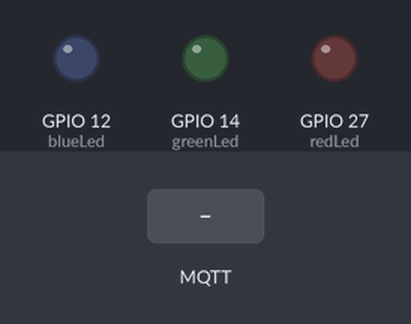
This sketch was run on a simulated ESP32. Parts: output pins drawn as LEDs (lit = HIGH). Dashed ring = blinking. The inputs (shaded band) are chosen by the test bench. WiFi joins after 1.5 s; servers stay silent unless stated; no MQTT or app messages arrive unless stated; what the sketch prints to the serial monitor is not drawn.

Above: at 2.7 s.
2.8 s: MQTT message "Piscar" arrives on the first subscribed topic
At 4.4 s:
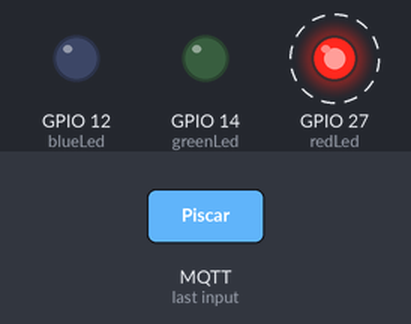
5.8 s: MQTT message "Apagar" arrives on the second subscribed topic
At 7.4 s:
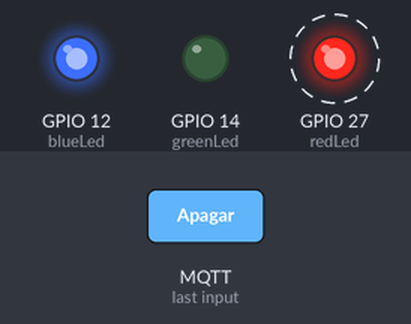
8.8 s: MQTT message "Apagar" arrives on the third subscribed topic
At 10.4 s:
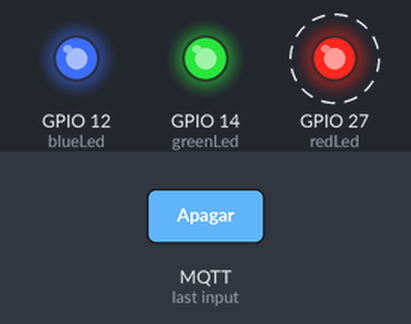
11.8 s: MQTT message "Acender" arrives on the second subscribed topic
At 13.4 s:
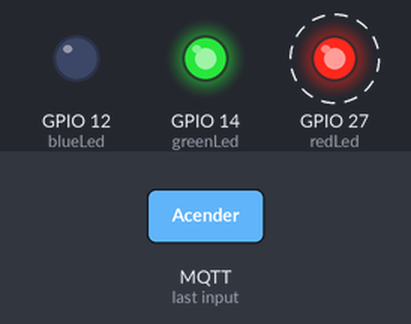
Timing chart, 0 to 15.8 s (numbered marks = the images above; inputs shaded):
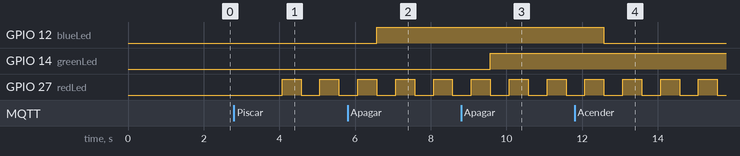

The sketch:

Atividade_8.6.ino
```cpp
#include <WiFi.h>
#include <PubSubClient.h>

#define TOPICO_RED_LED "RedLed"
#define TOPICO_GREEN_LED "GreenLed"
#define TOPICO_BLUE_LED "BlueLed"
#define TOPICO_LEDS "Leds"
#define ID_MQTT  "Cliente_MQTT"

const int redLed = 27;
const int greenLed = 14;
const int blueLed = 12;

bool redStatus = 0;
bool greenStatus = 0;
bool blueStatus = 0;

const char* SSID = "Villamarin";
const char* PASSWORD = "villamarin2709";

const char* BROKER_MQTT = "192.168.0.50";
int BROKER_PORT = 1883;

WiFiClient espClient;
PubSubClient MQTT(espClient);

void init_serial(void);
void init_wifi(void);
void init_mqtt(void);
void reconnect_wifi(void);
void mqtt_callback(char* topic, byte* payload, unsigned int length);
void verifica_conexoes_wifi_mqtt(void);

void setup() {
    init_serial();
    init_wifi();
    init_mqtt();
    pinMode(redLed, OUTPUT);
    pinMode(greenLed, OUTPUT);
    pinMode(blueLed, OUTPUT);
}

void init_serial() {
    Serial.begin(115200);
}

void init_wifi(void) {
    delay(10);
    Serial.println("------Conexao WI-FI------");
    Serial.print("Conectando-se na rede: ");
    Serial.println(SSID);
    Serial.println("Aguarde");
    reconnect_wifi();
}

void init_mqtt(void) {
    MQTT.setServer(BROKER_MQTT, BROKER_PORT);
    MQTT.setCallback(mqtt_callback);
}

void mqtt_callback(char* topic, byte* payload, unsigned int length) {
    String msg;
    String topico = topic;
    for(int i = 0; i < length; i++)
    {
       char c = (char)payload[i];
       msg += c;
    }
    Serial.print("[MQTT] Mensagem recebida: ");

    if(topico.equals(TOPICO_LEDS)){
      if(msg.equals("Acender")){
        digitalWrite(redLed, LOW);
        digitalWrite(greenLed, LOW);
        digitalWrite(blueLed, LOW);
        Serial.println(msg + " todos os leds.");
      }
      else if(msg.equals("Apagar")){
        digitalWrite(redLed, HIGH);
        digitalWrite(greenLed, HIGH);
        digitalWrite(blueLed, HIGH);
        Serial.println(msg + " todos os leds.");
      }
      else if(msg.equals("Piscar")){
          redStatus = true;
          greenStatus = true;
          blueStatus = true;
          xTaskCreate(RedLed, "RedLed", 10000, NULL, 1, NULL);
          xTaskCreate(GreenLed, "GreenLed", 10000, NULL, 1, NULL);
          xTaskCreate(BlueLed, "BlueLed", 10000, NULL, 1, NULL);
          Serial.println(msg + " todos os leds.");
      }
      else if(msg.equals("Parar de piscar")){
          redStatus = false;
          greenStatus = false;
          blueStatus = false;
          Serial.println(msg + " todos os leds.");
      }
    }
    else if(topico.equals(TOPICO_RED_LED)){
        Serial.println(msg + " o led vermelho.");
        if(msg.equals("Acender")){
            digitalWrite(redLed, LOW);
        }
        else if(msg.equals("Apagar")){
            digitalWrite(redLed, HIGH);
            Serial.println(msg + " o led vermelho.");
        }
        else if(msg.equals("Piscar")){
            redStatus = true;
            xTaskCreate(RedLed, "RedLed", 10000, NULL, 1, NULL);
        }
        else if(msg.equals("Parar de Piscar")){
            redStatus = false;
        }
    }
    else if(topico.equals(TOPICO_GREEN_LED)){
        Serial.println(msg + " o led verde.");
        if(msg.equals("Acender")){
            digitalWrite(greenLed, LOW);
        }
        else if(msg.equals("Apagar")){
            digitalWrite(greenLed, HIGH);
        }
        else if(msg.equals("Piscar")){
            greenStatus = true;
            xTaskCreate(GreenLed, "GreenLed", 10000, NULL, 1, NULL);
        }
        else if(msg.equals("Parar de piscar")){
            greenStatus = false;
        }

    }
    else if(topico.equals(TOPICO_BLUE_LED)){
        Serial.println(msg + " o led azul.");
        if(msg.equals("Acender")){
            digitalWrite(blueLed, LOW);
        }
        else if(msg.equals("Apagar")){
            digitalWrite(blueLed, HIGH);
        }
        else if(msg.equals("Piscar")){
            blueStatus = true;
            xTaskCreate(BlueLed, "BlueLed", 10000, NULL, 1, NULL);
        }
        else if(msg.equals("Parar de piscar")){
            blueStatus = false;
            xTaskCreate(BlueLed, "BlueLed", 10000, NULL, 1, NULL);
        }
    }
}

void reconnect_mqtt(void) {
    while (!MQTT.connected()) {
        Serial.print("* Tentando se conectar ao Broker MQTT: ");
        Serial.println(BROKER_MQTT);
        if (MQTT.connect(ID_MQTT))
        {
            Serial.println("Conectado com sucesso ao broker MQTT!");
            MQTT.subscribe(TOPICO_RED_LED);
            MQTT.subscribe(TOPICO_BLUE_LED);
            MQTT.subscribe(TOPICO_GREEN_LED);
            MQTT.subscribe(TOPICO_LEDS);
        }
        else
        {
            Serial.println("Falha ao reconectar no broker.");
            Serial.println("Havera nova tentatica de conexao em 2s");
            delay(2000);
        }
    }
}

void reconnect_wifi() {
    if (WiFi.status() == WL_CONNECTED)
        return;
    WiFi.begin(SSID, PASSWORD);
    while (WiFi.status() != WL_CONNECTED) {
        delay(100);
        Serial.print(".");
    }
    Serial.println();
    Serial.print("Conectado com sucesso na rede ");
    Serial.print(SSID);
    Serial.println("IP obtido: ");
    Serial.println(WiFi.localIP());
}

void verifica_conexoes_wifi_mqtt(void){
    reconnect_wifi();
    if (!MQTT.connected())
        reconnect_mqtt();
}

void loop() {
    verifica_conexoes_wifi_mqtt();
    MQTT.loop();
    delay(1000);
}
void RedLed(void *) {
  while(redStatus) {
    digitalWrite(redLed, LOW);
    delay(500);
    digitalWrite(redLed, HIGH);
    delay(500);
  }
  vTaskDelete(NULL);
}
void GreenLed(void *) {
  while(greenStatus) {
    digitalWrite(greenLed, LOW);
    delay(1000);
    digitalWrite(greenLed, HIGH);
    delay(1000);
  }
  vTaskDelete(NULL);
}
void BlueLed(void *) {
  while(blueStatus){
    digitalWrite(blueLed, LOW);
    delay(2000);
    digitalWrite(blueLed, HIGH);
    delay(2000);
  }
  vTaskDelete(NULL);
}
```

Measured:
- after the input at 2.8 s, GPIO 27 (redLed): alternates HIGH for 0.50 s and LOW for 0.50 s, starting after 1.3 s
- after the input at 5.8 s, GPIO 12 (blueLed): LOW → HIGH after 0.77 s
- after the input at 8.8 s, GPIO 14 (greenLed): LOW → HIGH after 0.77 s
- after the input at 11.8 s, GPIO 12 (blueLed): HIGH → LOW after 0.78 s
